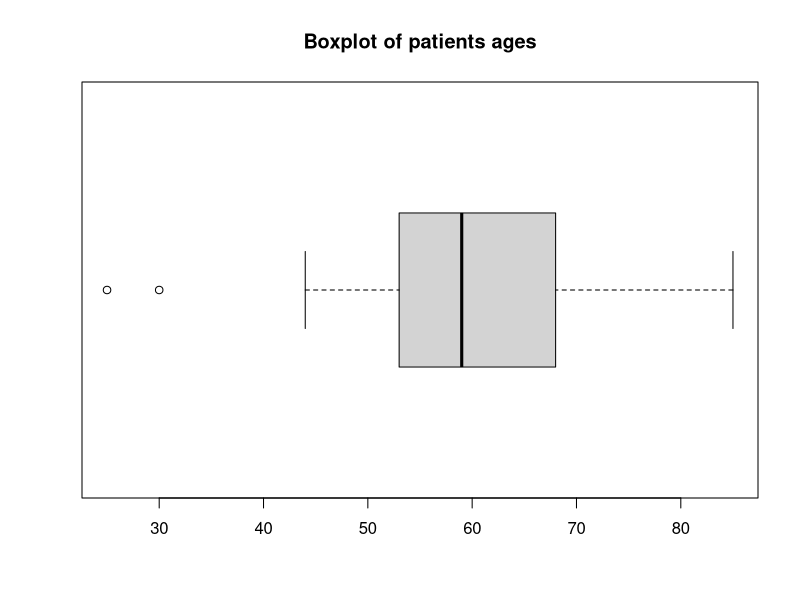

Recreate this plot in R.
## ---- chunk 1
## DATA GENERATION
x <- c(51,63,61,44,63,57,53,63,44,59,51,56,58,59,25,30,58,58)
y <- c(66,71,82,85,72,70,68,74)
ages <- sort(c(x,y))

## QUESTION/ANSWER GENERATION
# sample size
nx <- length(x)
ny <- length(y)
n <- nx+ny
# quartiles
q1 <- quantile(ages,probs = c(0.25), type=1)
q2 <- quantile(ages,probs = c(0.5), type=1)
q3 <- quantile(ages,probs = c(0.75), type=1)
# interquartile range
iqr <- q3-q1
#fences
f1 <- q1-1.5*iqr
f2 <- q3+1.5*iqr
# outliers
outliers <- ages[ages<f1 | ages >f2]
# means
mx <- mean(x)
my <- mean(y)
# variances
s2x <- sum(x^2)/nx-mx^2
s2y <- sum(y^2)/ny-my^2
# standard deviation
sx <- sqrt(s2x)
sy <- sqrt(s2y)
# coef. variation
cvx <- sx/mx
cvy <- sy/my
# coef. skewness
g1x <- sum((x-mx)^3)/(nx*sx^3)
g1y <- sum((y-my)^3)/(ny*sy^3)
# standard scores
zx <- (50-mx)/sx
zy <- (72-my)/sy
## ---- chunk 2
cat(paste(as.character(ages), collapse=", "))
## ---- chunk 3
boxplot(ages, horizontal=T, main="Boxplot of patients ages")
# require(ggplot2)
# data <- data.frame(ages)
# g <- ggplot(data, aes(x="", y=ages)) + geom_boxplot() + 
#   labs(title="Boxplot of patients ages", x="Patients", y = "Ages") + 
#   coord_flip() + 
#   theme(plot.title = element_text(hjust = 0.5))
# print(g)
